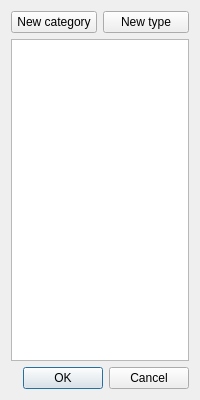
<?xml version="1.0" encoding="UTF-8"?>
<ui version="4.0">
 <class>fileTypesDialog</class>
 <widget class="QDialog" name="fileTypesDialog">
  <property name="geometry">
   <rect>
    <x>0</x>
    <y>0</y>
    <width>200</width>
    <height>400</height>
   </rect>
  </property>
  <property name="windowTitle">
   <string>Dialog</string>
  </property>
  <layout class="QGridLayout" name="gridLayout">
   <item row="0" column="0">
    <layout class="QHBoxLayout" name="categLayout">
     <property name="leftMargin">
      <number>0</number>
     </property>
     <item>
      <widget class="QPushButton" name="newCategButton">
       <property name="text">
        <string>New category</string>
       </property>
      </widget>
     </item>
    </layout>
   </item>
   <item row="0" column="1">
    <layout class="QHBoxLayout" name="typesLayout">
     <property name="leftMargin">
      <number>0</number>
     </property>
     <item>
      <widget class="QPushButton" name="newTypeButton">
       <property name="text">
        <string>New type</string>
       </property>
      </widget>
     </item>
    </layout>
   </item>
   <item row="2" column="0" colspan="2">
    <layout class="QHBoxLayout" name="horizontalLayout">
     <item>
      <widget class="QDialogButtonBox" name="okCancelBox">
       <property name="sizePolicy">
        <sizepolicy hsizetype="Expanding" vsizetype="Fixed">
         <horstretch>0</horstretch>
         <verstretch>0</verstretch>
        </sizepolicy>
       </property>
       <property name="standardButtons">
        <set>QDialogButtonBox::Cancel|QDialogButtonBox::Ok</set>
       </property>
      </widget>
     </item>
    </layout>
   </item>
   <item row="1" column="0" colspan="2">
    <widget class="QTreeView" name="treeView"/>
   </item>
  </layout>
 </widget>
 <resources/>
 <connections/>
</ui>
